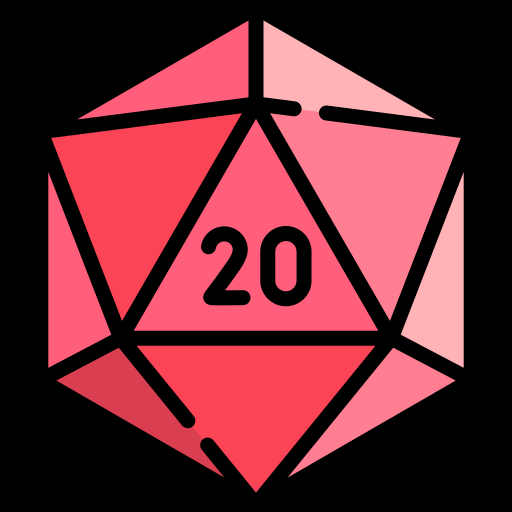
#> input picture image-testing/image.png, 512 x 512 px, found by its file name
$ python gpt.py
#> lines starting #> are read from the running program, lines starting #| are printed output that depends on the picture; after the words box and inside, x2 and y2 are one past the last pixel; in counts of white or black regions, pixels touching at a corner belong together
from PIL import Image
from pytesseract import pytesseract
import cv2
import numpy as np

# Path to tesseract executable (adjust to your installation)
pytesseract.tesseract_cmd = r'tesseract\tesseract.exe'

# Load the image using OpenCV
image_path = r'image-testing\image.png'
image = cv2.imread(image_path)
#> image is the input picture: shape (512, 512, 3); mean B, G, R 51.8, 43.5, 108.6

# Convert the image to grayscale
gray = cv2.cvtColor(image, cv2.COLOR_BGR2GRAY)
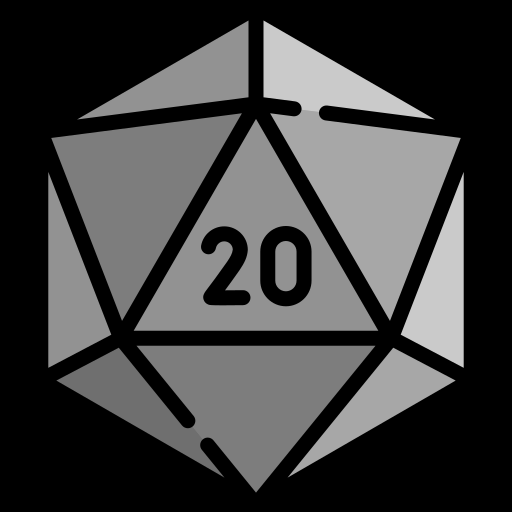
#> gray: shape (512, 512); min 0, max 202, mean 64

# Apply thresholding to make the numbers stand out
_, thresh = cv2.threshold(gray, 150, 255, cv2.THRESH_BINARY + cv2.THRESH_OTSU)
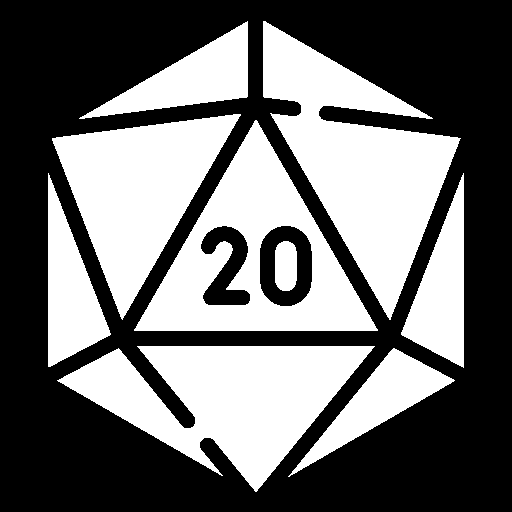
#> thresh: shape (512, 512); 43.2% white; 9 white regions, largest, box (x1, y1, x2, y2) and area: (263, 21, 461, 320) 25331, (57, 346, 375, 492) 23488, (134, 120, 378, 331) 20233
cv2.imshow("Display window", thresh)
k = cv2.waitKey(0)
#> (key Esc is pressed here)

# Optionally, use edge detection to isolate the die
edges = cv2.Canny(thresh, 300, 500)
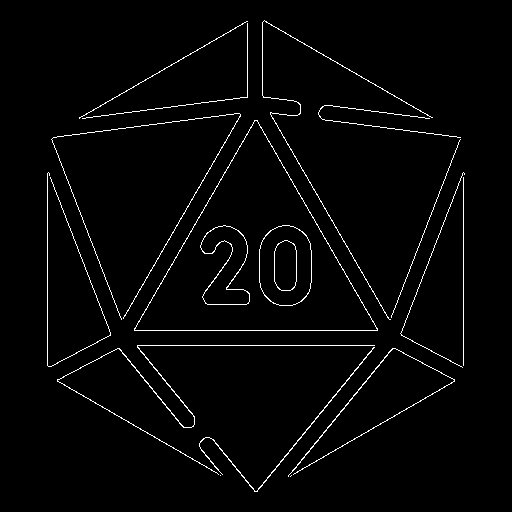
#> edges: shape (512, 512); 2.3% white in thin lines or dots, all inside (x1, y1, x2, y2) = (47, 20, 465, 492)
cv2.imshow("Display window", edges)
k = cv2.waitKey(0)
#> (key Esc is pressed here)

# [14 lines of commented-out code are left out]
#> (the run stopped early here; a loop or call above may not have finished)

$ run again, with image-testing/sampletext.png copied over image-testing/image.png
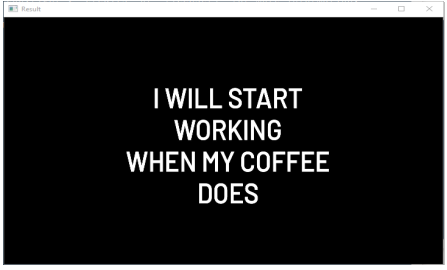
#> input picture image-testing/sampletext.png, 447 x 270 px, found by its file name
#> image is the input picture: shape (270, 447, 3); mean B, G, R 33.7, 33.6, 33.5
#> `_, thresh = cv2.threshold(gray, 150, 255, cv2.THRESH_BINARY + cv2.THRE..`:
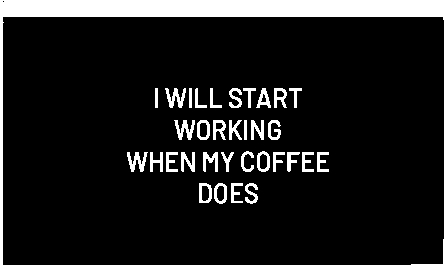
#> thresh: shape (270, 447); 13% white; 34 white regions, largest, box (x1, y1, x2, y2) and area: (0, 0, 447, 270) 11383, (165, 88, 186, 108) 214, (127, 152, 148, 172) 214
#> `edges = cv2.Canny(thresh, 300, 500)`:
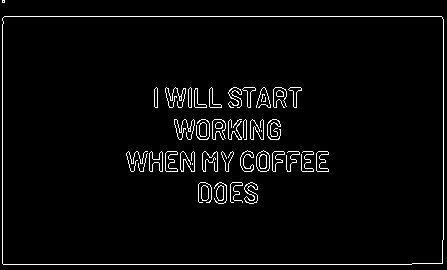
#> edges: shape (270, 447); 3.4% white in thin lines or dots
